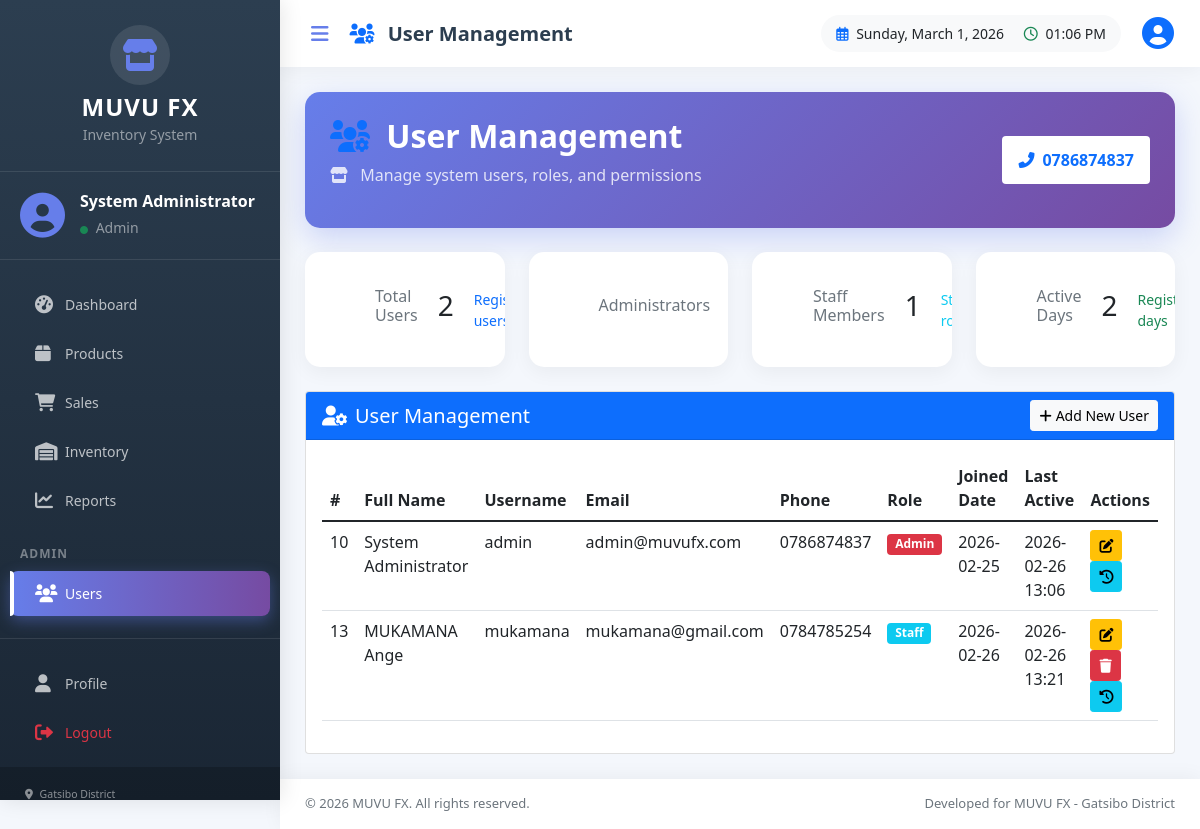
The page /pages/users.php (signed in) on the database its author committed.
### tables this page shows
CREATE TABLE `users` (
  `id` int(11) NOT NULL,
  `username` varchar(50) NOT NULL,
  `password` varchar(255) NOT NULL,
  `full_name` varchar(100) NOT NULL,
  `email` varchar(100) NOT NULL,
  `phone` varchar(20) DEFAULT NULL,
  `role` enum('admin','staff') DEFAULT 'staff',
  `created_at` timestamp NOT NULL DEFAULT current_timestamp(),
  `updated_at` timestamp NOT NULL DEFAULT current_timestamp() ON UPDATE current_timestamp()
);

CREATE TABLE `activity_log` (
  `id` int(11) NOT NULL,
  `user_id` int(11) DEFAULT NULL,
  `action` varchar(100) NOT NULL,
  `details` text DEFAULT NULL,
  `ip_address` varchar(45) DEFAULT NULL,
  `created_at` timestamp NOT NULL DEFAULT current_timestamp()
);

### pages/users.php (the view, shortened to what this page needs)
<?php
require_once '../includes/config.php';
$users_query = "SELECT * FROM users ORDER BY created_at ASC";
$users_result = mysqli_query($conn, $users_query);
$stats_query = "SELECT
                  COUNT(*) as total_users,
                  SUM(CASE WHEN role = 'admin' THEN 1 ELSE 0 END) as admin_count,
                  SUM(CASE WHEN role = 'staff' THEN 1 ELSE 0 END) as staff_count,
                  COUNT(DISTINCT DATE(created_at)) as active_days
                FROM users";
$stats_result = mysqli_query($conn, $stats_query);
$stats = mysqli_fetch_assoc($stats_result);
?>
<?php include '../includes/header.php'; ?>
<div class="main-layout">
    <?php include '../includes/sidebar.php'; ?>
    <div class="main-content-right">
        <div class="top-header">
            <div class="header-left">
                <button class="sidebar-toggle-btn" onclick="toggleSidebar()">
                    <i class="fas fa-bars"></i>
                </button>
                <h5 class="page-title">
                    <i class="fas fa-users-cog me-2 text-primary"></i>
                    User Management
                </h5>
            </div>
            <div class="header-right">
                <div class="datetime-display">
                    <span class="date me-3">
                        <i class="far fa-calendar-alt text-primary me-1"></i>
                        <?php echo date('l, F j, Y'); ?>
                    </span>
                    <span class="time">
                        <i class="far fa-clock text-success me-1"></i>
                        <?php echo date('h:i A'); ?>
                    </span>
                </div>
                <div class="user-profile-dropdown">
                    <div class="dropdown">
                        <button class="btn btn-link dropdown-toggle text-dark" type="button" data-bs-toggle="dropdown">
                            <i class="fas fa-user-circle fa-2x text-primary"></i>
                        </button>
                    </div>
                </div>
            </div>
        </div>
        <div class="content-area">
            <div class="welcome-section mb-4">
                <div class="row align-items-center">
                    <div class="col-md-8">
                        <h2 class="mb-2">
                            <i class="fas fa-users-cog text-primary me-2"></i>
                            User Management
                        </h2>
                        <p class="text-white-50">
                            <i class="fas fa-store me-2"></i>
                            Manage system users, roles, and permissions
                        </p>
                    </div>
                    <div class="col-md-4 text-end">
                        <div class="business-badge">
                            <span class="badge bg-white text-primary p-3">
                                <i class="fas fa-phone-alt me-2"></i><?php echo BUSINESS_PHONE; ?>
                            </span>
                        </div>
                    </div>
                </div>
            </div>
            <div class="row g-4 mb-4">
                <div class="col-md-3">
                    <div class="stat-card">
                        <div class="stat-icon">
                            <i class="fas fa-users"></i>
                        </div>
                        <h6 class="text-muted">Total Users</h6>
                        <h3 class="mb-2"><?php echo $stats['total_users']; ?></h3>
                        <small class="text-primary">Registered users</small>
                    </div>
                </div>
                <div class="col-md-3">
                    <div class="stat-card">
                        <div class="stat-icon">
                            <i class="fas fa-user-shield"></i>
                        </div>
                        <h6 class="text-muted">Administrators</h6>
                    </div>
                </div>
                <div class="col-md-3">
                    <div class="stat-card">
                        <div class="stat-icon">
                            <i class="fas fa-user-tie"></i>
                        </div>
                        <h6 class="text-muted">Staff Members</h6>
                        <h3 class="mb-2"><?php echo $stats['staff_count']; ?></h3>
                        <small class="text-info">Staff role</small>
                    </div>
                </div>
                <div class="col-md-3">
                    <div class="stat-card">
                        <div class="stat-icon">
                            <i class="fas fa-calendar-check"></i>
                        </div>
                        <h6 class="text-muted">Active Days</h6>
                        <h3 class="mb-2"><?php echo $stats['active_days']; ?></h3>
                        <small class="text-success">Registration days</small>
                    </div>
                </div>
            </div>
            <div class="row">
                <div class="col-12">
                    <div class="card">
                        <div class="card-header bg-primary text-white d-flex justify-content-between align-items-center">
                            <h5 class="mb-0"><i class="fas fa-user-cog me-2"></i>User Management</h5>
                            <button class="btn btn-light btn-sm" data-bs-toggle="modal" data-bs-target="#addUserModal">
                                <i class="fas fa-plus me-1"></i>Add New User
                            </button>
                        </div>
                        <div class="card-body">
                            <div class="table-responsive">
                                <table class="table table-hover">
                                    <thead>
                                        <tr>
                                            <th>#</th>
                                            <th>Full Name</th>
                                            <th>Username</th>
                                            <th>Email</th>
                                            <th>Phone</th>
                                            <th>Role</th>
                                            <th>Joined Date</th>
                                            <th>Last Active</th>
                                            <th>Actions</th>
                                        </tr>
                                    </thead>
                                    <tbody>
                                        <?php while ($user = mysqli_fetch_assoc($users_result)):
                                            $last_activity_query = "SELECT created_at FROM activity_log WHERE user_id = " . $user['id'] . " ORDER BY created_at DESC LIMIT 1";
                                            $last_activity_result = mysqli_query($conn, $last_activity_query);
                                            $last_activity = mysqli_fetch_assoc($last_activity_result);
                                        ?>
                                        <tr>
                                            <td><?php echo $user['id']; ?></td>
                                            <td><?php echo htmlspecialchars($user['full_name']); ?></td>
                                            <td><?php echo htmlspecialchars($user['username']); ?></td>
                                            <td><?php echo htmlspecialchars($user['email']); ?></td>
                                            <td><?php echo htmlspecialchars($user['phone'] ?: '-'); ?></td>
                                            <td>
                                                <span class="badge bg-<?php echo $user['role'] == 'admin' ? 'danger' : 'info'; ?>">
                                                    <?php echo ucfirst($user['role']); ?>
                                                </span>
                                            </td>
                                            <td><?php echo date('Y-m-d', strtotime($user['created_at'])); ?></td>
                                            <td>
                                                <?php if ($last_activity): ?>
                                                    <?php echo date('Y-m-d H:i', strtotime($last_activity['created_at'])); ?>
                                                <?php else: ?>
                                                    Never
                                                <?php endif; ?>
                                            </td>
                                            <td>
                                                <button class="btn btn-sm btn-warning" onclick="editUser(<?php echo $user['id']; ?>)">
                                                    <i class="fas fa-edit"></i>
                                                </button>
                                                <?php if ($user['id'] != $_SESSION['user_id']): ?>
                                                <button class="btn btn-sm btn-danger" onclick="deleteUser(<?php echo $user['id']; ?>)">
                                                    <i class="fas fa-trash"></i>
                                                </button>
                                                <?php endif; ?>
                                                <button class="btn btn-sm btn-info" onclick="viewUserActivity(<?php echo $user['id']; ?>)">
                                                    <i class="fas fa-history"></i>
                                                </button>
                                            </td>
                                        </tr>
                                        <?php endwhile; ?>
                                    </tbody>
                                </table>
                            </div>
                        </div>
                    </div>
                </div>
            </div>
        </div>
        <footer class="main-footer">
            <div class="footer-content">
                <span>&copy; <?php echo date('Y'); ?> MUVU FX. All rights reserved.</span>
                <span class="text-muted">Developed for MUVU FX - Gatsibo District</span>
            </div>
        </footer>
    </div>
</div>
<?php include '../includes/footer.php'; ?>

### includes/header.php (style rules this page uses)
.stat-card { background: white; border-radius: 10px; padding: 20px; box-shadow: 0 2px 10px rgba(0,0,0,0.1); transition: transform 0.3s; }
.stat-icon { width: 50px; height: 50px; background: linear-gradient(135deg, #667eea 0%, #764ba2 100%); border-radius: 10px; display: flex; align-items: center; justify-content: center; margin-bottom: 15px; }
.stat-icon i { font-size: 24px; color: white; }

### pages/users.php (style rules this page uses)
.main-layout { display: flex; min-height: 100vh; background: #f4f7fc; }
.main-content-right { flex: 1; margin-left: 280px; display: flex; flex-direction: column; min-height: 100vh; transition: margin-left 0.3s ease; }
.top-header { background: white; padding: 15px 25px; display: flex; justify-content: space-between; align-items: center; box-shadow: 0 2px 20px rgba(0, 0, 0, 0.05); position: sticky; top: 0; z-index: 99; }
.header-left { display: flex; align-items: center; gap: 15px; }
.sidebar-toggle-btn { background: none; border: none; font-size: 20px; color: #667eea; cursor: pointer; transition: transform 0.3s ease; }
.page-title { margin: 0; font-weight: 600; color: #2c3e50; }
.header-right { display: flex; align-items: center; gap: 20px; }
.datetime-display { background: #f8f9fa; padding: 8px 15px; border-radius: 20px; font-size: 14px; }
.user-profile-dropdown .dropdown-toggle { padding: 0; text-decoration: none; }
.user-profile-dropdown .dropdown-toggle::after { display: none; }
.content-area { flex: 1; padding: 25px; background: #f4f7fc; }
.welcome-section { background: linear-gradient(135deg, #667eea 0%, #764ba2 100%); border-radius: 15px; padding: 25px; color: white; box-shadow: 0 10px 30px rgba(102, 126, 234, 0.3); margin-bottom: 25px; animation: slideInDown 0.5s ease; }
.welcome-section h2 { color: white; font-weight: 600; }
.welcome-section .text-white-50 { color: rgba(255,255,255,0.8) !important; }
.business-badge .badge { background: rgba(255, 255, 255, 0.2); backdrop-filter: blur(10px); font-size: 16px; }
.main-footer { background: white; padding: 15px 25px; box-shadow: 0 -2px 20px rgba(0, 0, 0, 0.05); margin-top: auto; }
.footer-content { display: flex; justify-content: space-between; align-items: center; font-size: 13px; color: #6c757d; }
.stat-card { border-radius: 15px; padding: 20px; display: flex; align-items: center; gap: 20px; box-shadow: 0 5px 20px rgba(0, 0, 0, 0.05); transition: all 0.3s ease; height: 100%; position: relative; overflow: hidden; animation: fadeIn 0.5s ease; }
.stat-icon { width: 60px; height: 60px; background: rgba(255, 255, 255, 0.2); border-radius: 12px; display: flex; align-items: center; justify-content: center; font-size: 30px; color: white; }

### rows shown on the page
users: id "10", full_name "System Administrator", username "admin", email "admin@muvufx.com", phone "0786874837", role "Admin", created_at "2026-02-25", activity_log.created_at "2026-02-26 13:06"
users: id "13", full_name "MUKAMANA Ange", username "mukamana", email "mukamana@gmail.com", phone "0784785254", role "Staff", created_at "2026-02-26", activity_log.created_at "2026-02-26 13:21"

### other values the page prints
$user_name "System Administrator"
$user_role "Admin"
BUSINESS_PHONE "0786874837"
$stats['total_users'] "2"
$stats['staff_count'] "1"
$stats['active_days'] "2"
